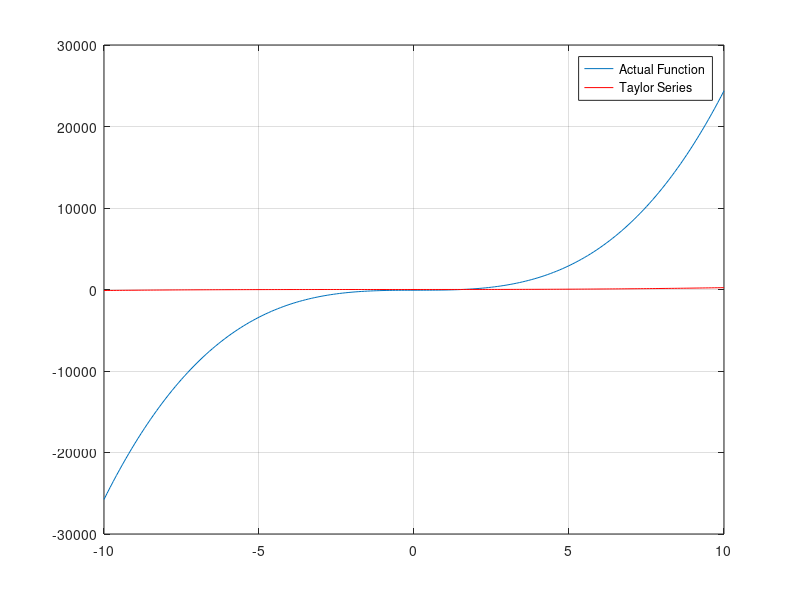

Recreate this plot in MATLAB.
clc
clear
%% Problem 1
%specify the function and plot it before adding in the taylor series
%estimate
x=-10:.1:10;
y=25*x.^3-6*x.^2+7*x-88;
plot(x,y)
grid on
%add in the taylor series estimate and plot against the original
N=3;
ytay=0*y;
error=0;
for n=0:N
    ytay=ytay+(x.^n)./factorial(n);
end
hold on
plot(x,ytay,'r')
legend('Actual Function','Taylor Series')
error=(y-ytay)/y;
disp(error)

%% Problem 2
x2=1:.25:2; %setting the intervals to .25
d1=diff(y,2);%taking the first derivative at 2
d2=diff(y,3);
approx=0;
for x2=1:2 %on this interval subtract the first derivative from the first
    approx=d1-d1;
end
disp(approx)

